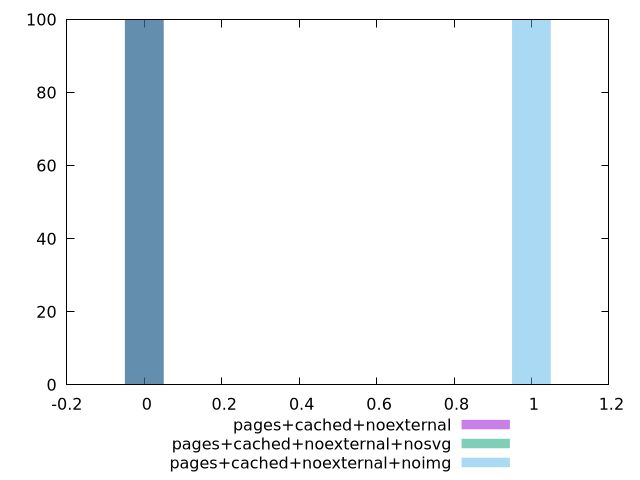

Write the gnuplot code that produced this figure.
$_pagesCachedNoexternal <<EOF
0 100
EOF
$_pagesCachedNoexternalNosvg <<EOF
0 100
EOF
$_pagesCachedNoexternalNoimg <<EOF
1 100
EOF
set key outside below
set terminal pngcairo
set output "report_00005_2020-11-02T22-26-11.212Z/uses-webp-images/uses-webp-images_pages+cached+noexternal_pages+cached+noexternal+nosvg_pages+cached+noexternal+noimg+hist.png"
set boxwidth 0.1
set style fill transparent solid 0.5 noborder
set yrange [0:100]
plot $_pagesCachedNoexternal title "pages+cached+noexternal" with boxes ,$_pagesCachedNoexternalNosvg title "pages+cached+noexternal+nosvg" with boxes ,$_pagesCachedNoexternalNoimg title "pages+cached+noexternal+noimg" with boxes ,
